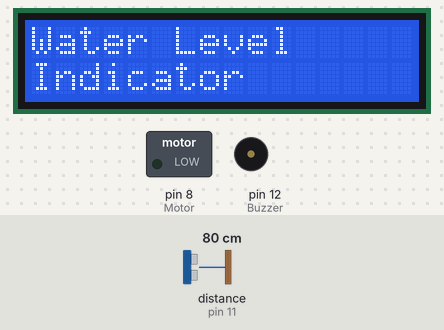
This sketch was run on a simulated Arduino Uno, built with avr-gcc and run on an emulated ATmega328P. Parts: 16×2 character LCD, switched loads named in the sketch (green lamp = pin HIGH), buzzer (waves = sounding, pin HIGH). Wiring (inferred from the names in the program): ultrasonic range finder: trigger pin 10; echo pin 11. The inputs (shaded band) are chosen by the test bench; at power-on: distance to the obstacle (sensor on pin 11) 80 cm. The echo pulse lasts 58.3 µs per cm; pins used as bus, display or sensor lines are not drawn.

Above: at 0.1 s.
At 3.1 s:
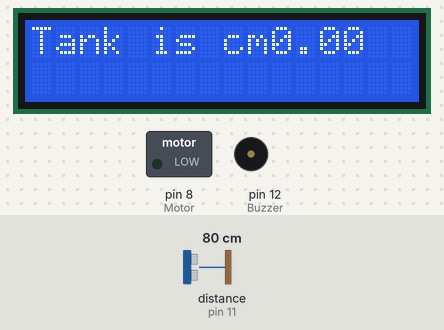
At 5.1 s:
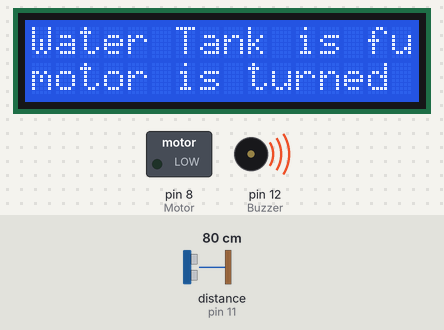
At 122.3 s:
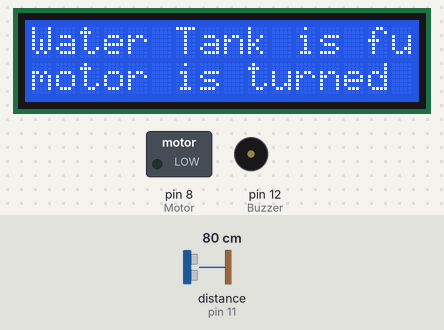
Timing chart, 0 to 123.8 s (numbered marks = the images above):
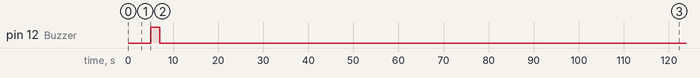

Measured:
- by itself, pin 12 (Buzzer): LOW → HIGH at 5.1 s, → LOW 2.0 s later
- what the display in image 1 shows lasts 2.0 s, from 3.1 s to 5.1 s
- what the display in image 2 shows lasts 11.0 s, from 5.1 s to 16.1 s

The sketch:

U3_WaterLevel_Indicator.ino
```cpp
#include<LiquidCrystal.h>
LiquidCrystal lcd(7,6,5,4,3,2);

int Trig = 10;
int Echo = 11;
#define Motor 8
#define Buzzer 12

float Time = 0, distance = 0;
int temp = 0;

void setup ()
{
                lcd.begin(16,2);
                pinMode(Trig, OUTPUT);
                pinMode(Echo, OUTPUT);
                pinMode(Motor, OUTPUT);
                pinMode(Buzzer, OUTPUT);
                lcd.print("Water Level");
                lcd.setCursor(0,1);
                lcd.print("Indicator");
                delay(2000);
}

void loop ()
  {
              digitalWrite(Trig, LOW);
              delayMicroseconds(2);
              digitalWrite(Trig, HIGH);
              delayMicroseconds(10);
              digitalWrite(Trig, LOW);
              delayMicroseconds(2);
              Time = pulseIn(Echo, HIGH);
              distance =Time*340/2000;
              lcd.clear();
              lcd.print("Tank is ");
              lcd.print("cm");
              lcd.print(distance);
              delay(2000);

        if(distance<12 && temp == 0)
                    {
                        digitalWrite(Motor, LOW);
                        digitalWrite(Buzzer, HIGH);
                        lcd.clear();
                        lcd.print("Water Tank is full");
                        lcd.setCursor(0,1);
                        lcd.print("motor is turned off");
                        delay(2000);
                        digitalWrite(Buzzer, LOW);
                        delay(3000);
                        temp =1;
                     }
       if(distance<12 && temp == 1)
                      {
                        digitalWrite(Motor, LOW);
                        lcd.clear();
                        lcd.print("Water Tank is full");
                        lcd.setCursor(0,1);
                        lcd.print("motor is turned off");
                        delay(2000);
                        digitalWrite(Buzzer, LOW);
                        delay(3000);
                        temp =1;
                      }
                  else if(distance>30)
                      {
                        digitalWrite(Motor, HIGH);
                        lcd.clear();
                        lcd.print("Low Water Level");
                        lcd.setCursor(0,1);
                        lcd.print("motor is turned on");
                        delay(2000);
                        temp =0;
                      }
    }
```
